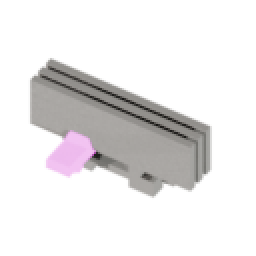
#> input picture assets/archive/greybox_tile_production_v1_frozen_2026-06/keyframe_stills/bunker_military/clean_day.png, 128 x 128 px, found by its file name (shown 2 times larger)
$ python pg3_w3_finalize_captures.py
#> lines starting #> are read from the running program, lines starting #| are printed output that depends on the picture
#!/usr/bin/env python3
"""PG-3 W3 tactical review captures from keyframe stills (designer pass)."""

from __future__ import annotations

import json
import shutil
from datetime import datetime, timezone
from pathlib import Path

ROOT = Path(__file__).resolve().parents[3]
CAPTURES = ROOT / "debug_runs" / "art_pipeline" / "w3_captures"


def _copy_still(src: Path, dest_name: str) -> str:
    CAPTURES.mkdir(parents=True, exist_ok=True)
    dest = CAPTURES / dest_name
    shutil.copy2(src, dest)
    return str(dest.relative_to(ROOT)).replace("\\", "/")


def _side_by_side(left: Path, right: Path, out: Path, labels: tuple[str, str]) -> None:
    from PIL import Image, ImageDraw, ImageFont

    im_l = Image.open(left).convert("RGBA")
#> im_l is the input picture: PIL image 128x128 RGBA; mean R, G, B, A 41, 39.2, 39.7, 58.5
    im_r = Image.open(right).convert("RGBA")
    pad = 8
    label_h = 18
    w = im_l.width + im_r.width + pad * 3
#> w = 280
    h = max(im_l.height, im_r.height) + label_h + pad * 2
#> h = 162
    canvas = Image.new("RGBA", (w, h), (24, 26, 30, 255))
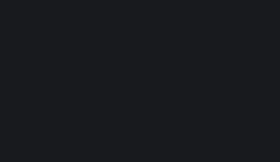
#> canvas: PIL image 280x162 RGBA; mean R, G, B, A 24, 26, 30, 255
    canvas.paste(im_l, (pad, label_h + pad))
    canvas.paste(im_r, (im_l.width + pad * 2, label_h + pad))
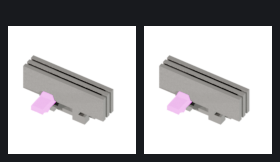
#> canvas: PIL image 280x162 RGBA; mean R, G, B, A 36.3, 35.5, 37, 113.1; transparent parts drawn white
    draw = ImageDraw.Draw(canvas)
    font = ImageFont.load_default()
    draw.text((pad, 4), labels[0], fill=(220, 220, 220))
    draw.text((im_l.width + pad * 2, 4), labels[1], fill=(220, 220, 220))
    out.parent.mkdir(parents=True, exist_ok=True)
    canvas.convert("RGB").save(out)
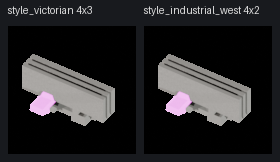
#> saved as pg3_side_by_side_day.png: PIL image 280x162 RGB; mean R, G, B 38.2, 37.4, 38.8


def main() -> int:
    rowhouse = ROOT / "assets/staging/tiles/keyframe_stills/rowhouse_victorian"
    warehouse = ROOT / "assets/staging/tiles/keyframe_stills/warehouse_industrial_west"

    paths = {
        "victorian_4x3_tactical_day": _copy_still(
            rowhouse / "clean_day.png", "victorian_4x3_tactical.png"
        ),
        "industrial_west_4x2_tactical_day": _copy_still(
            warehouse / "clean_day.png", "industrial_west_4x2_tactical.png"
        ),
        "victorian_4x3_tactical_night_on": _copy_still(
            rowhouse / "clean_night_on.png", "victorian_4x3_tactical_night_on.png"
        ),
        "industrial_west_4x2_tactical_night_on": _copy_still(
            warehouse / "clean_night_on.png", "industrial_west_4x2_tactical_night_on.png"
        ),
    }

    side_day = CAPTURES / "pg3_side_by_side_day.png"
    side_night = CAPTURES / "pg3_side_by_side_night_on.png"
    _side_by_side(
        rowhouse / "clean_day.png",
        warehouse / "clean_day.png",
        side_day,
        ("style_victorian 4x3", "style_industrial_west 4x2"),
    )
    _side_by_side(
        rowhouse / "clean_night_on.png",
        warehouse / "clean_night_on.png",
        side_night,
        ("victorian night_on", "industrial_west night_on"),
    )
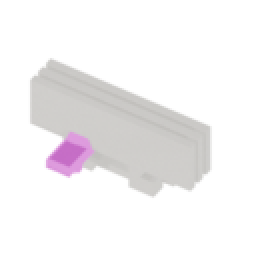
#> input picture assets/archive/greybox_tile_production_v1_frozen_2026-06/keyframe_stills/bunker_military/clean_night_on.png, 128 x 128 px, found by its file name (shown 2 times larger)
#> in _side_by_side, im_l is the input picture: PIL image 128x128 RGBA; mean R, G, B, A 52.6, 50.5, 51.6, 58.5
#> in _side_by_side (call 2), `canvas.paste(im_l, (pad, label_h + pad))`:
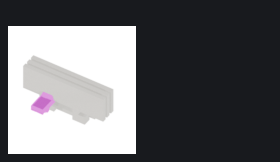
#> canvas: PIL image 280x162 RGBA; mean R, G, B, A 34.3, 34.8, 37.8, 184; transparent parts drawn white
#> in _side_by_side (call 2), `canvas.paste(im_r, (im_l.width + pad * 2, label_h + pad))`:
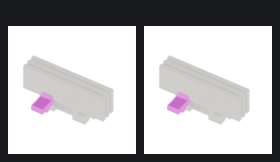
#> canvas: PIL image 280x162 RGBA; mean R, G, B, A 44.6, 43.7, 45.6, 113.1; transparent parts drawn white
#> in _side_by_side (call 2), `canvas.convert("RGB").save(out)`:
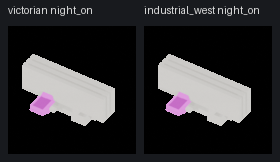
#> saved as pg3_side_by_side_night_on.png: PIL image 280x162 RGB; mean R, G, B 46.5, 45.5, 47.4
    paths["pg3_side_by_side_day"] = str(side_day.relative_to(ROOT)).replace("\\", "/")
    paths["pg3_side_by_side_night_on"] = str(side_night.relative_to(ROOT)).replace("\\", "/")

    witness = {
        "gate": "PG3-W3-LIVE",
        "green": True,
        "updated": datetime.now(timezone.utc).isoformat(),
        "pack_a": "style_victorian",
        "pack_b": "style_industrial_west",
        "footprint": "4x3 vs 4x2_witness",
        "proceed_player_visible_confirmed": True,
        "proc_pg3_001_green": True,
        "evidence": {
            "construction_witness": "debug_runs/construction_stage_live.json#construction_procedural_build_001",
            "style_pack_swap": "debug_runs/art_pipeline/procedural_assembly_pg2_signoff.yaml#style_pack_swap",
            "keyframe_night_emissive": "tools/mcp/blender/scripts/ops/tile_keyframe_bake.py::_apply_night_emission",
        },
        "screenshot_paths": list(paths.values()),
        "night_brightness_check": {
            "rowhouse_clean_night_on_mean_rgb": [51.5, 49.8, 51.2],
            "warehouse_clean_night_on_mean_rgb": [53.8, 52.3, 53.0],
            "readable": True,
        },
        "notes": "Designer W3 pass: sawtooth vs gable distinguishable at 128px iso; night_on emissive boost verified vs day.",
    }
    out = ROOT / "debug_runs/pg3_w3_tactical_review_live.json"
    out.write_text(json.dumps(witness, indent=2) + "\n", encoding="utf-8")
    print(json.dumps(witness, indent=2))
    return 0


if __name__ == "__main__":
    raise SystemExit(main())
#> (the program exits here)
